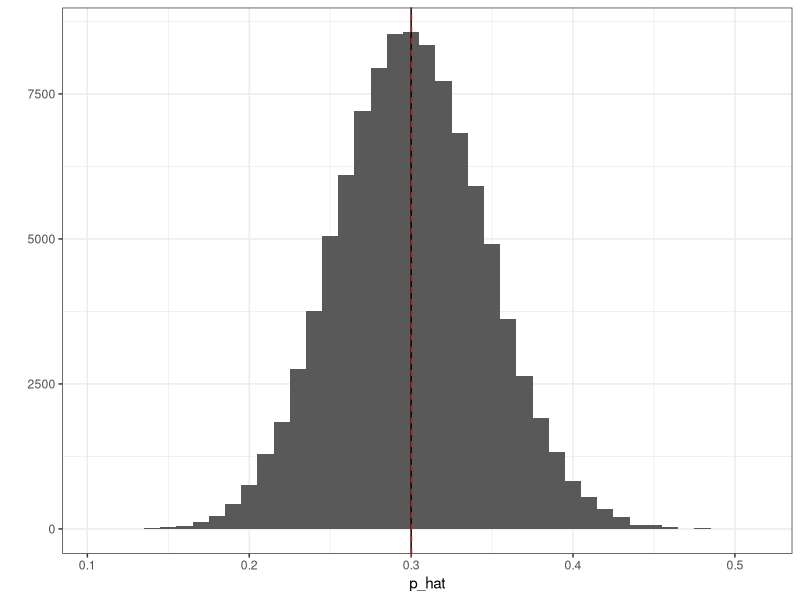
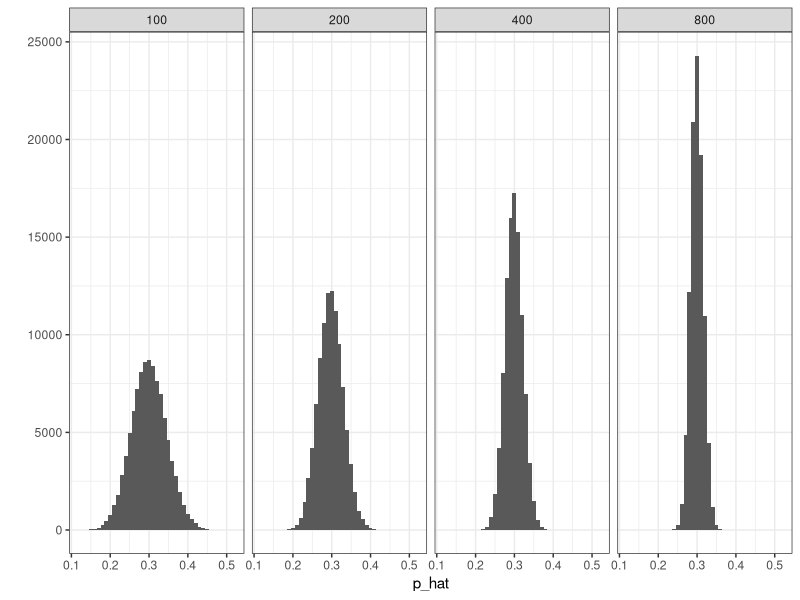
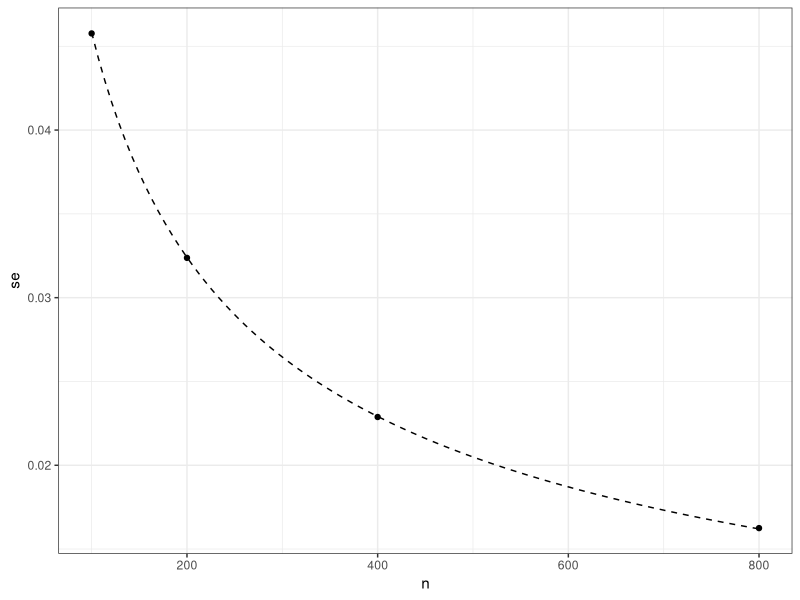
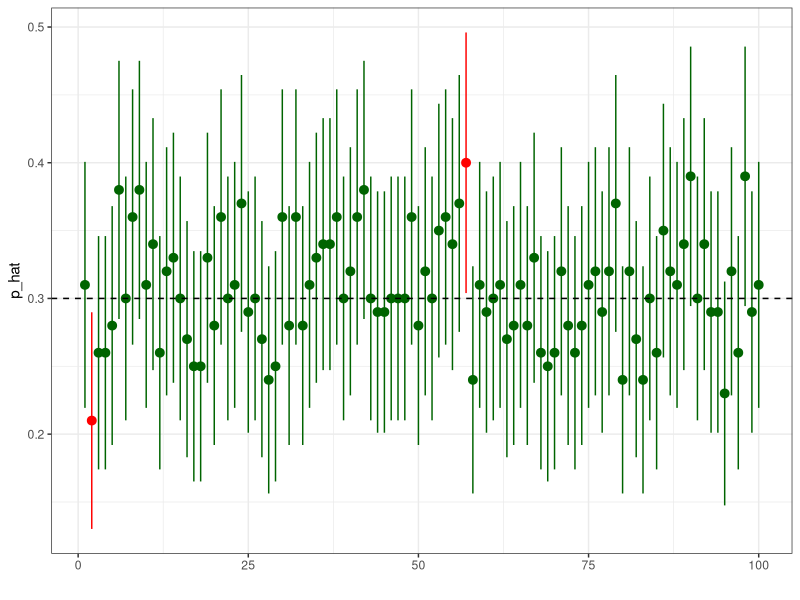
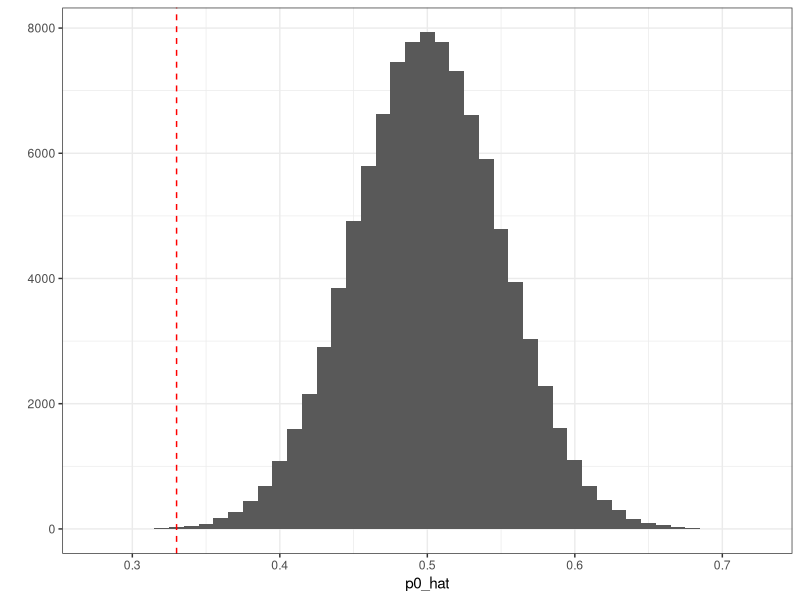

The R source for these figures, in order: (Note: this script raises an error after producing the figures.)
## ---- chunk 1
library(ggplot2)
library(reshape)
library(dplyr)

theme_set(theme_bw())

set.seed(42)
## ---- chunk 2
estimate_coin_bias <- function(n, p) {
  mean(rbinom(n,1,p))
}

n <- 100
p <- 0.3
p_hat <- replicate(1e5, estimate_coin_bias(n, p))

# plot the sampling distribution
qplot(x=p_hat, geom="histogram", binwidth=0.01) +
  geom_vline(xintercept=p) +
  geom_vline(xintercept=mean(p_hat), linetype=2, color="red")

# repeat this for different sample sizes
plot_data <- data.frame()
for (n in c(100, 200, 400, 800)) {
  tmp <- data.frame(n=n, p_hat=replicate(1e5, estimate_coin_bias(n, p)))
  plot_data <- rbind(plot_data, tmp)
}

qplot(data=plot_data, x=p_hat, geom="histogram", binwidth=0.01, facets = . ~ n)

se <- plot_data %>%
  group_by(n) %>%
  summarize(se=sd(p_hat))
qplot(data=se, x=n, y=se) +
  stat_function(fun=function(n) {sqrt(p * (1 - p) / n)}, linetype=2)

## ---- chunk 3
n <- 100
p <- 0.3
p_hat <- replicate(1e5, estimate_coin_bias(n, p))

# compute upper and lower confidence intervals
LCL <- p_hat - 1.96*sqrt(p_hat*(1-p_hat)/n)
UCL <- p_hat + 1.96*sqrt(p_hat*(1-p_hat)/n)

# check how often the true proportion is contained in the estimated confidence interval
mean(p >= LCL & p <= UCL)

# plot 100 confidence intervals and the true value
plot_data <- data.frame(p_hat, LCL, UCL)[1:100,]
plot_data <- transform(plot_data, contains_p=(p >= LCL & p <= UCL))
ggplot(data=plot_data, aes(x=1:nrow(plot_data), y=p_hat, color=contains_p)) +
  geom_pointrange(aes(ymin=LCL, ymax=UCL)) +
  geom_hline(yintercept=p, linetype=2) +
  xlab('') +
  scale_color_manual(values=c("red","darkgreen")) +
  theme(legend.position="none")
## ---- chunk 4
# construct a null distribution: what would happen if the coin were fair?
n <- 100
p0_hat <- replicate(1e5, estimate_coin_bias(n, p=0.5))

# now conduct one experiment with 100 rolls from a biased coin
p_hat <- estimate_coin_bias(n, p=0.3)

# plot the null distribution and see where the observed estimate lies in it
qplot(x=p0_hat, geom="histogram", binwidth=0.01) +
  geom_vline(xintercept=p_hat, linetype=2, color="red")

# compare this to our experiment
# how likely is it that we would see an estimate this extreme if the coin really were fair?
num_as_extreme <- sum(p0_hat <= p_hat)
p_value <- num_as_extreme / length(p0_hat)
## ---- chunk 5
estimate_coin_bias <- function(n, p) {
  mean(rbinom(n,1,p))
}

pa <- 0.12
pb <- 0.08
n <- 500
pa_hat <- replicate(1e5, estimate_coin_bias(n, pa))
pb_hat <- replicate(1e5, estimate_coin_bias(n, pb))

# wrangle the results into one data frame
plot_data <- rbind(data.frame(split='A', trial=1:length(pa_hat), p_hat=pa_hat),
                   data.frame(split='B', trial=1:length(pb_hat), p_hat=pb_hat))

# plot the sampling distributions for each split
qplot(data=plot_data, x=p_hat, fill=split, alpha=0.5, geom="histogram", position="identity", binwidth=0.002) + scale_alpha(guide=F)

# plot the sampling distribution of the difference
qplot(x=pa_hat-pb_hat, geom="histogram", binwidth=0.002) +
  geom_vline(xintercept=pa-pb) +
  geom_vline(xintercept=mean(pa_hat-pb_hat), linetype=2, color="red")

# note that variances add for independent random variables
variance_of_difference <- var(pa_hat - pb_hat)
sum_of_variances <- var(pa_hat) + var(pb_hat)
## ---- chunk 6
# plot 100 confidence intervals by split
plot_data <- transform(plot_data, 
                       LCL = p_hat - 1.96*sqrt(p_hat*(1-p_hat)/n),
                       UCL = p_hat + 1.96*sqrt(p_hat*(1-p_hat)/n))
plot_data <- subset(plot_data, trial <= 100)
ggplot(data=plot_data, aes(x=trial, y=p_hat, linetype=split, position="dodge")) +
  geom_pointrange(aes(ymin=LCL, ymax=UCL)) +
  xlab('') +
  theme(legend.title=element_blank())
## ---- chunk 7
# construct a null distribution: what would happen if both coins had the same bias (e.g., A and B are the same)?
p0a <- 0.08
p0b <- 0.08
n <- 500
dp0_hat <- replicate(1e5, estimate_coin_bias(n, p0a)) -
           replicate(1e5, estimate_coin_bias(n, p0b))

# run one experiment where there is an underlying difference
pa <- 0.12
pb <- 0.08
dp_hat <- estimate_coin_bias(n, pa) - estimate_coin_bias(n, pb)

# plot the null distribution and see where the observed estimate lies in it
qplot(x=dp0_hat, geom="histogram", binwidth=0.01) +
  geom_vline(xintercept=dp_hat, linetype=2, color="red")

# compare this to our experiment
# how likely is it that we would see an estimate this extreme both coins were identical?
num_as_extreme <- sum(dp0_hat >= dp_hat)
p_value <- num_as_extreme / length(dp0_hat)
